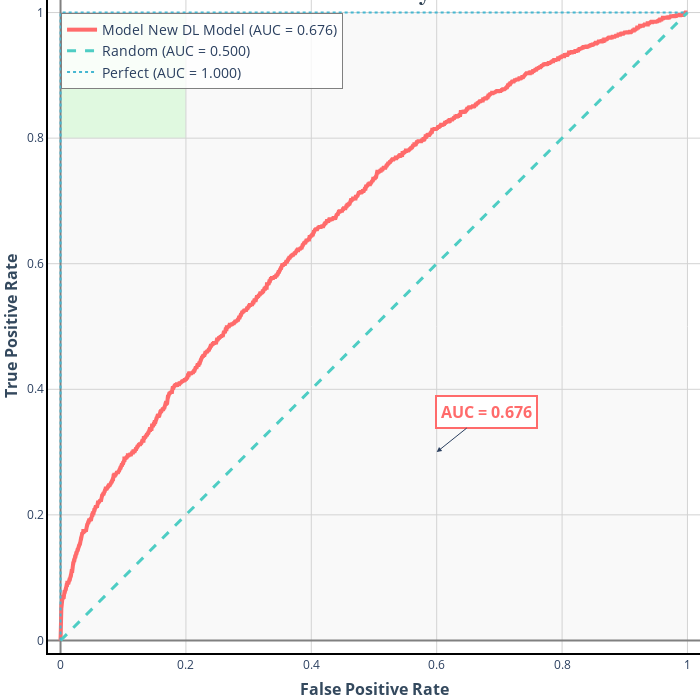
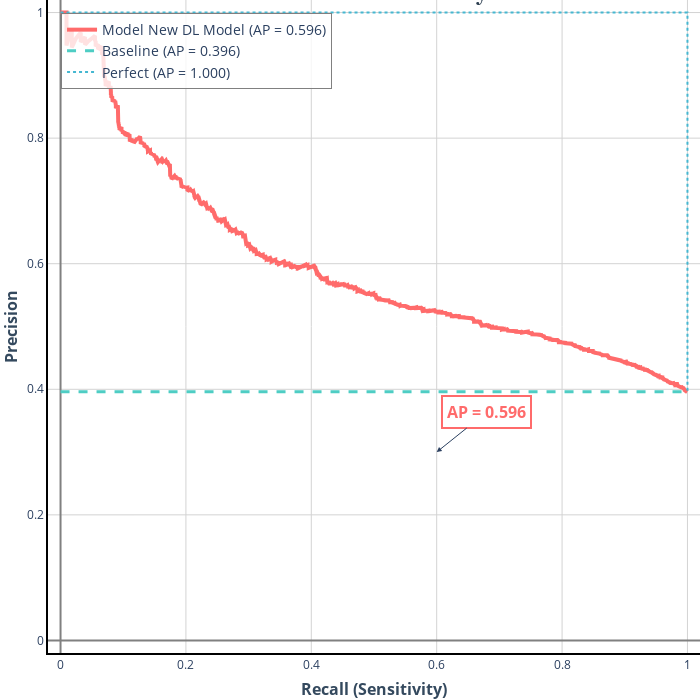
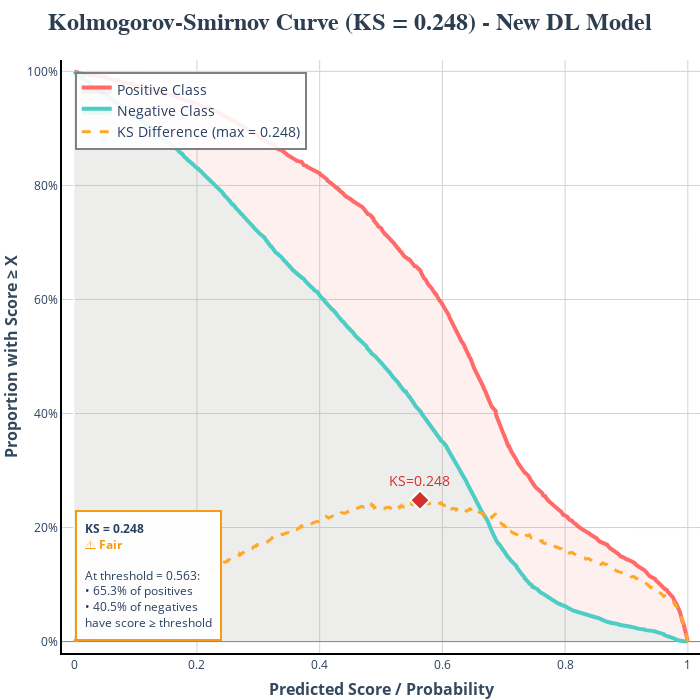
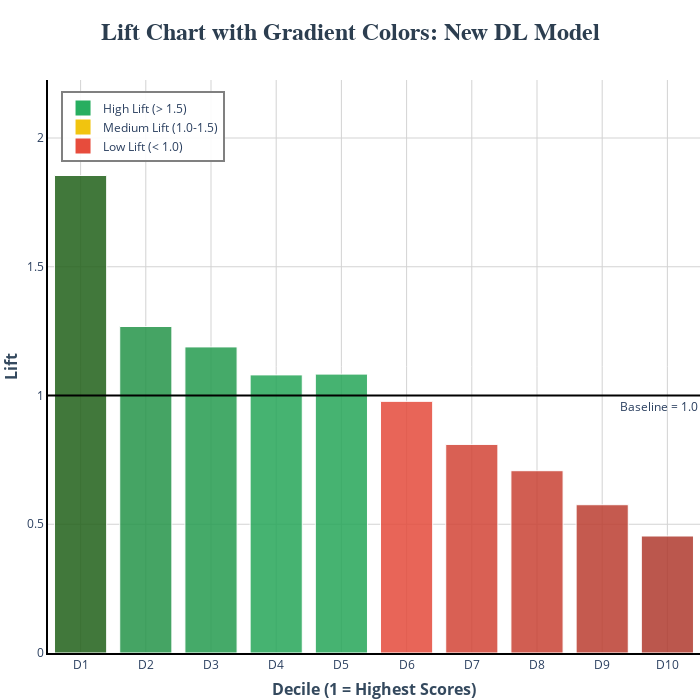

Here is the notebook cell these charts were saved with, in order:
### Code cell
import torch
model = result['model']
X_test = result['X_test']
y_test = result['y_test']

X_test_numpy = X_test.values

# Get predictions directly
model.eval()
with torch.no_grad():
    X_tensor = torch.FloatTensor(X_test_numpy)
    predictions = model(X_tensor)
    
    # Convert to probabilities
    if predictions.shape[1] == 1:
        y_pred_proba = torch.sigmoid(predictions).numpy().flatten()
    else:
        y_pred_proba = torch.softmax(predictions, dim=1)[:, 1].numpy()

plots = log_all_plots(y_test, y_pred_proba, wandb_run_id, "New DL Model")

plots = log_all_plots(y_test, y_pred_proba, wandb_run_id, "New DL Model")
for k, plot in plots.items():
    plot.show()

### Figure 1 — Plotly figure (JSON) as saved in the notebook; plotly's stock layout.template omitted (floating-point values rounded to 4 significant figures; data arrays with more than 128 entries replaced by an {"elided": "..."} marker saying what was removed)
{"data": [{"hovertemplate": "FPR: %{x:.3f}<br>TPR: %{y:.3f}<br><extra></extra>", "line": {"color": "#FF6B6B", "dash": "solid", "width": 4}, "mode": "lines", "name": "Model New DL Model (AUC = 0.676)", "showlegend": true, "type": "scatter", "x": {"elided": "2036 float values"}, "xaxis": "x", "y": {"elided": "2036 float values"}, "yaxis": "y"}, {"line": {"color": "#4ECDC4", "dash": "dash", "width": 3}, "mode": "lines", "name": "Random (AUC = 0.500)", "showlegend": true, "type": "scatter", "x": [0, 1], "xaxis": "x", "y": [0, 1], "yaxis": "y"}, {"line": {"color": "#45B7D1", "dash": "dot", "width": 2}, "mode": "lines", "name": "Perfect (AUC = 1.000)", "showlegend": true, "type": "scatter", "x": [0, 0, 1], "xaxis": "x", "y": [0, 1, 1], "yaxis": "y"}], "layout": {"annotations": [{"arrowhead": 2, "ax": 50, "ay": -40, "bgcolor": "white", "bordercolor": "#FF6B6B", "borderpad": 4, "borderwidth": 2, "font": {"color": "#FF6B6B", "size": 16}, "showarrow": true, "text": "<b>AUC = 0.676</b>", "x": 0.6, "y": 0.3}], "height": 700, "hovermode": "x unified", "legend": {"bgcolor": "rgba(255, 255, 255, 0.8)", "bordercolor": "gray", "borderwidth": 1, "font": {"size": 14}, "x": 0.02, "y": 0.98}, "margin": {"b": 8, "l": 0, "r": 0, "t": 0}, "modebar": {"add": ["drawline", "drawopenpath", "drawclosedpath", "drawcircle", "drawrect", "eraseshape"], "remove": ["lasso2d", "select2d", "hoverClosestCartesian", "hoverCompareCartesian", "toggleSpikelines"]}, "paper_bgcolor": "white", "plot_bgcolor": "white", "shapes": [{"fillcolor": "rgba(0, 255, 0, 0.1)", "layer": "below", "line": {"width": 0}, "type": "rect", "x0": 0, "x1": 0.2, "xref": "x", "y0": 0.8, "y1": 1, "yref": "y"}, {"fillcolor": "rgba(128, 128, 128, 0.05)", "layer": "below", "line": {"width": 0}, "type": "rect", "x0": 0, "x1": 1, "xref": "x", "y0": 0, "y1": 1, "yref": "y"}], "title": {"font": {"color": "#2C3E50", "family": "Arial", "size": 24}, "text": "<b>ROC Curve Analysis</b>", "x": 0.5, "xanchor": "center"}, "width": 700, "xaxis": {"anchor": "y", "domain": [0, 1], "gridcolor": "lightgray", "gridwidth": 1, "linecolor": "black", "linewidth": 2, "range": [-0.02, 1.02], "showline": true, "tickfont": {"size": 12}, "title": {"font": {"color": "#34495E", "size": 16}, "text": "<b>False Positive Rate</b>"}, "zerolinecolor": "gray"}, "yaxis": {"anchor": "x", "domain": [0, 1], "gridcolor": "lightgray", "gridwidth": 1, "linecolor": "black", "linewidth": 2, "range": [-0.02, 1.02], "showline": true, "tickfont": {"size": 12}, "title": {"font": {"color": "#34495E", "size": 16}, "text": "<b>True Positive Rate</b>"}, "zerolinecolor": "gray"}}}

### Figure 2 — Plotly figure (JSON) as saved in the notebook; plotly's stock layout.template omitted (floating-point values rounded to 4 significant figures; data arrays with more than 128 entries replaced by an {"elided": "..."} marker saying what was removed)
{"data": [{"hovertemplate": "Recall: %{x:.3f}<br>Precision: %{y:.3f}<br><extra></extra>", "line": {"color": "#FF6B6B", "dash": "solid", "width": 4}, "mode": "lines", "name": "Model New DL Model (AP = 0.596)", "showlegend": true, "type": "scatter", "x": {"elided": "4774 float values"}, "y": {"elided": "4774 float values"}}, {"line": {"color": "#4ECDC4", "dash": "dash", "width": 3}, "mode": "lines", "name": "Baseline (AP = 0.396)", "showlegend": true, "type": "scatter", "x": [0, 1], "y": [0.396, 0.396]}, {"line": {"color": "#45B7D1", "dash": "dot", "width": 2}, "mode": "lines", "name": "Perfect (AP = 1.000)", "showlegend": true, "type": "scatter", "x": [0, 1, 1], "y": [1, 1, 0.396]}], "layout": {"annotations": [{"arrowhead": 2, "ax": 50, "ay": -40, "bgcolor": "white", "bordercolor": "#FF6B6B", "borderpad": 4, "borderwidth": 2, "font": {"color": "#FF6B6B", "size": 16}, "showarrow": true, "text": "<b>AP = 0.596</b>", "x": 0.6, "y": 0.3}], "height": 700, "hovermode": "x unified", "legend": {"bgcolor": "rgba(255, 255, 255, 0.8)", "bordercolor": "gray", "borderwidth": 1, "font": {"size": 14}, "x": 0.02, "y": 0.98}, "margin": {"b": 8, "l": 0, "r": 0, "t": 0}, "paper_bgcolor": "white", "plot_bgcolor": "white", "title": {"font": {"color": "#2C3E50", "family": "Arial", "size": 24}, "text": "<b>Precision-Recall Curve Analysis</b>", "x": 0.5, "xanchor": "center"}, "width": 700, "xaxis": {"anchor": "y", "domain": [0, 1], "gridcolor": "lightgray", "gridwidth": 1, "linecolor": "black", "linewidth": 2, "range": [-0.02, 1.02], "showline": true, "tickfont": {"size": 12}, "title": {"font": {"color": "#34495E", "size": 16}, "text": "<b>Recall (Sensitivity)</b>"}, "zerolinecolor": "gray"}, "yaxis": {"anchor": "x", "domain": [0, 1], "gridcolor": "lightgray", "gridwidth": 1, "linecolor": "black", "linewidth": 2, "range": [-0.02, 1.02], "showline": true, "tickfont": {"size": 12}, "title": {"font": {"color": "#34495E", "size": 16}, "text": "<b>Precision</b>"}, "zerolinecolor": "gray"}}}

### Figure 3 — Plotly figure (JSON) as saved in the notebook; plotly's stock layout.template omitted (floating-point values rounded to 4 significant figures; data arrays with more than 128 entries replaced by an {"elided": "..."} marker saying what was removed)
{"data": [{"fill": "tozeroy", "fillcolor": "rgba(255, 107, 107, 0.1)", "hovertemplate": "Score: %{x:.3f}<br>% Positive ≥ score: %{y:.1%}<br><extra></extra>", "line": {"color": "#FF6B6B", "width": 4}, "mode": "lines", "name": "Positive Class", "showlegend": true, "type": "scatter", "x": {"elided": "1000 float values"}, "y": {"elided": "1000 float values"}}, {"fill": "tozeroy", "fillcolor": "rgba(78, 205, 196, 0.1)", "hovertemplate": "Score: %{x:.3f}<br>% Negative ≥ score: %{y:.1%}<br><extra></extra>", "line": {"color": "#4ECDC4", "width": 4}, "mode": "lines", "name": "Negative Class", "showlegend": true, "type": "scatter", "x": {"elided": "1000 float values"}, "y": {"elided": "1000 float values"}}, {"hovertemplate": "Score: %{x:.3f}<br>KS Difference: %{y:.3f}<br><extra></extra>", "line": {"color": "#FFA726", "dash": "dash", "width": 3}, "mode": "lines", "name": "KS Difference (max = 0.248)", "showlegend": true, "type": "scatter", "x": {"elided": "1000 float values"}, "y": {"elided": "1000 float values"}}, {"hovertemplate": "Threshold: 0.563<br>KS: 0.248<br>% Positive ≥ threshold: 65.3%<br>% Negative ≥ threshold: 40.5%<br><extra></extra>", "marker": {"color": "#D32F2F", "line": {"color": "white", "width": 2}, "size": 15, "symbol": "diamond"}, "mode": "markers+text", "name": "KS Maximum", "showlegend": false, "text": ["KS=0.248"], "textfont": {"color": "#D32F2F", "size": 14}, "textposition": "top center", "type": "scatter", "x": [0.5635], "y": [0.248]}], "layout": {"annotations": [{"align": "left", "bgcolor": "rgba(255, 255, 255, 0.95)", "bordercolor": "#F39C12", "borderpad": 8, "borderwidth": 2, "font": {"size": 12}, "showarrow": false, "text": "<b>KS = 0.248</b><br><span style='color:#F39C12'><b>⚠️ Fair</b></span><br><br>At threshold = 0.563:<br>• 65.3% of positives<br>• 40.5% of negatives<br>have score ≥ threshold", "x": 0.02, "xref": "paper", "y": 0.02, "yref": "paper"}], "height": 700, "hovermode": "x unified", "legend": {"bgcolor": "rgba(255, 255, 255, 0.9)", "bordercolor": "gray", "borderwidth": 2, "font": {"size": 14}, "x": 0.02, "y": 0.98}, "margin": {"b": 8, "l": 0, "r": 0, "t": 60}, "paper_bgcolor": "white", "plot_bgcolor": "white", "title": {"font": {"color": "#2C3E50", "family": "Arial", "size": 24}, "text": "<b>Kolmogorov-Smirnov Curve (KS = 0.248) - New DL Model</b>", "x": 0.5, "xanchor": "center"}, "width": 700, "xaxis": {"anchor": "y", "domain": [0, 1], "gridcolor": "lightgray", "gridwidth": 1, "linecolor": "black", "linewidth": 2, "range": [-0.01997, 1.02], "showline": true, "tickfont": {"size": 12}, "title": {"font": {"color": "#34495E", "size": 16}, "text": "<b>Predicted Score / Probability</b>"}}, "yaxis": {"anchor": "x", "domain": [0, 1], "gridcolor": "lightgray", "gridwidth": 1, "linecolor": "black", "linewidth": 2, "range": [-0.02, 1.02], "showline": true, "tickfont": {"size": 12}, "tickformat": ".0%", "title": {"font": {"color": "#34495E", "size": 16}, "text": "<b>Proportion with Score ≥ X</b>"}, "zeroline": true, "zerolinecolor": "gray", "zerolinewidth": 1}}}

### Figure 4 — Plotly figure (JSON) as saved in the notebook; plotly's stock layout.template omitted (floating-point values rounded to 4 significant figures)
{"data": [{"customdata": [0.7343, 0.5021, 0.4707, 0.4277, 0.4289, 0.387, 0.3208, 0.2803, 0.228, 0.1799], "hovertemplate": "Decile %{x}<br>Lift: %{y:.2f}x<br>Response Rate: %{customdata:.1%}<br><extra></extra>", "marker": {"color": ["rgb(33,97,25)", "rgb(37,149,73)", "rgb(37,156,80)", "rgb(38,166,89)", "rgb(38,166,89)", "rgb(228,75,59)", "rgb(211,69,55)", "rgb(201,66,52)", "rgb(188,62,49)", "rgb(176,58,46)"], "line": {"color": "white", "width": 1}}, "name": "Lift per Decile", "opacity": 0.85, "showlegend": false, "type": "bar", "x": [1, 2, 3, 4, 5, 6, 7, 8, 9, 10], "y": [1.854, 1.268, 1.189, 1.08, 1.083, 0.9774, 0.81, 0.7079, 0.5759, 0.4544]}, {"marker": {"color": "#27AE60", "size": 15, "symbol": "square"}, "mode": "markers", "name": "High Lift (> 1.5)", "showlegend": true, "type": "scatter", "x": [null], "y": [null]}, {"marker": {"color": "#F1C40F", "size": 15, "symbol": "square"}, "mode": "markers", "name": "Medium Lift (1.0-1.5)", "showlegend": true, "type": "scatter", "x": [null], "y": [null]}, {"marker": {"color": "#E74C3C", "size": 15, "symbol": "square"}, "mode": "markers", "name": "Low Lift (< 1.0)", "showlegend": true, "type": "scatter", "x": [null], "y": [null]}], "layout": {"annotations": [{"font": {"size": 12}, "showarrow": false, "text": "Baseline = 1.0", "x": 1, "xanchor": "right", "xref": "x domain", "y": 1, "yanchor": "top", "yref": "y"}], "height": 700, "hovermode": "x unified", "legend": {"bgcolor": "rgba(255, 255, 255, 0.9)", "bordercolor": "gray", "borderwidth": 2, "font": {"size": 12}, "x": 0.02, "y": 0.98}, "margin": {"b": 8, "l": 0, "r": 0, "t": 80}, "paper_bgcolor": "white", "plot_bgcolor": "white", "shapes": [{"line": {"color": "black", "dash": "solid", "width": 2}, "type": "line", "x0": 0, "x1": 1, "xref": "x domain", "y0": 1, "y1": 1, "yref": "y"}], "title": {"font": {"color": "#2C3E50", "family": "Arial", "size": 24}, "text": "<b>Lift Chart with Gradient Colors: New DL Model</b>", "x": 0.5, "xanchor": "center"}, "width": 700, "xaxis": {"anchor": "y", "domain": [0, 1], "gridcolor": "lightgray", "gridwidth": 1, "linecolor": "black", "linewidth": 2, "showline": true, "tickfont": {"size": 12}, "tickmode": "array", "ticktext": ["D1", "D2", "D3", "D4", "D5", "D6", "D7", "D8", "D9", "D10"], "tickvals": [1, 2, 3, 4, 5, 6, 7, 8, 9, 10], "title": {"font": {"color": "#34495E", "size": 16}, "text": "<b>Decile (1 = Highest Scores)</b>"}}, "yaxis": {"anchor": "x", "domain": [0, 1], "gridcolor": "lightgray", "gridwidth": 1, "linecolor": "black", "linewidth": 2, "range": [0, 2.225], "showline": true, "tickfont": {"size": 12}, "title": {"font": {"color": "#34495E", "size": 16}, "text": "<b>Lift</b>"}}}}
